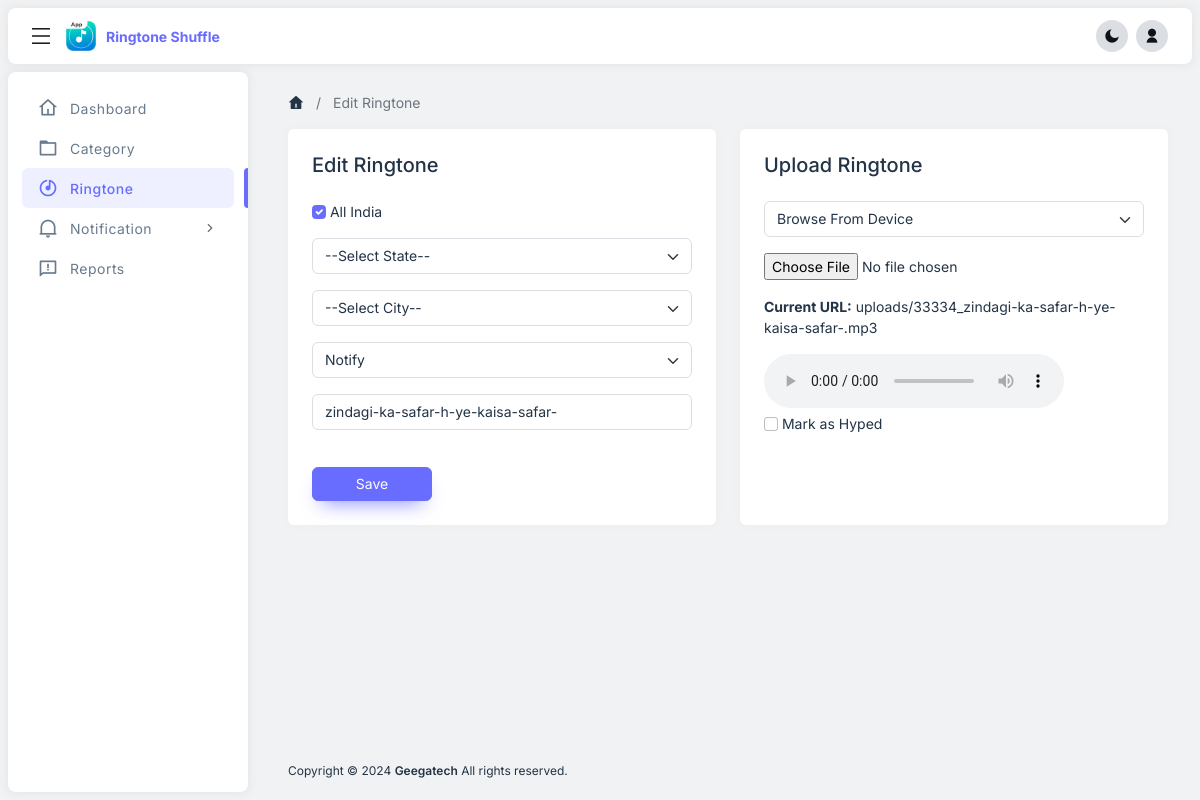
/create_ringtone.php?ringtone_id=24 (signed in), run on the app's committed database.
### tables this page shows
CREATE TABLE `tbl_ringtone` (
  `id` int(11) NOT NULL,
  `cat_id` int(11) NOT NULL,
  `state_id` int(11) DEFAULT NULL,
  `city_id` int(11) DEFAULT NULL,
  `user_id` int(11) NOT NULL,
  `ringtone_title` varchar(255) NOT NULL,
  `ringtone_url` text NOT NULL,
  `audio_type` varchar(255) NOT NULL,
  `rate_avg` int(11) NOT NULL DEFAULT 0,
  `total_rate` int(11) NOT NULL DEFAULT 0,
  `total_views` int(11) NOT NULL DEFAULT 0,
  `total_download` int(11) NOT NULL DEFAULT 0,
  `is_hyped` tinyint(4) DEFAULT 0,
  `is_all` tinyint(4) NOT NULL DEFAULT 0,
  `play_times` int(11) DEFAULT NULL,
  `active` int(1) NOT NULL DEFAULT 1,
  `status` int(1) NOT NULL DEFAULT 1,
  `created_at` datetime DEFAULT current_timestamp(),
  `updated_at` datetime DEFAULT current_timestamp() ON UPDATE current_timestamp()
);

### create_ringtone.php (the view, shortened to what this page needs)
<?php
    $page_title=(isset($_GET['ringtone_id'])) ? 'Edit Ringtone' : 'Create Ringtone';
    include("includes/header.php");
    $page_save=(isset($_GET['ringtone_id'])) ? 'Save' : 'Create';
    if(isset($_GET['ringtone_id'])){
        $qry="SELECT * FROM tbl_ringtone where id='".$_GET['ringtone_id']."'";
        $result=mysqli_query($mysqli,$qry);
        $row=mysqli_fetch_assoc($result);
    }
?>
<main id="nsofts_main">
    <div class="nsofts-container">
        <nav aria-label="breadcrumb">
            <ol class="breadcrumb align-items-center">
                <li class="breadcrumb-item d-inline-flex"><a href="dashboard.php"><i class="ri-home-4-fill"></i></a></li>
                <li class="breadcrumb-item d-inline-flex active" aria-current="page"><?php echo (isset($page_title)) ? $page_title : "" ?></li>
            </ol>
        </nav>
        <form action="" name="addeditaudio" method="POST" enctype="multipart/form-data">
            <div class="row g-4">
                <div class="col-lg-6">
                    <div class="card h-100">
                        <div class="card-body p-4">
                            <h5 class="mb-4"><?=$page_title ?></h5>
                            <div class="mb-3">
                                <input type="checkbox" name="is_all" id="is_all" class="form-check-input" <?php if(isset($row['is_all']) && $row['is_all'] == 1) { echo 'checked'; } ?>>
                                <label for="is_all">All India</label>
                            </div>
                            <div class="mb-3">
                            </div>
                            <div class="mb-3">
                            </div>
                            <div class="mb-3">
                            </div>
                            <div class="mb-3">
                                <input type="text" name="ringtone_title" id="ringtone_title" class="form-control" value="<?php if(isset($_GET['ringtone_id'])){echo $row['ringtone_title'];}?>" placeholder="Enter Ringtone title" required>
                            </div>
                            <button type="submit" name="submit" class="btn btn-primary" style="min-width: 120px;"><?=$page_save?></button>
                        </div>
                    </div>
                </div>
                <div class="col-lg-6">
                    <div class="card h-100">
                        <div class="card-body p-4">
                            <h5 class="mb-4">Upload Ringtone</h5>
                            <div class="mb-3">
                            </div>
                            <div class="mb-3" id="audio_local_display" <?php if(isset($_GET['ringtone_id'])){ ?> <?php if($row['audio_type']!='local'){?>style="display:none;"<?php }?> <?php } else { ?>  style="display:none;" <?php } ?>>
                                <input type="file" class="form-control-file" name="audio_local" accept=".mp3" onchange="fileValidationAudio()" id="audio_local" >
                            </div>
                            <?php if(isset($_GET['ringtone_id'])){ ?>
                                <?php
                                $file_path = null;
                                  $audio_file=$row['ringtone_url'];
                                  if($row['audio_type']=='local'){
                                    $audio_file=$file_path.'uploads/'.basename($row['ringtone_url']);
                                  }
                                  ?>
                            <?php } else { ?>
                                <?php $audio_file=""; ?>
                            <?php } ?>
                            <div id="audio_player" class="nemosofts-player" <?php if(isset($_GET['ringtone_id'])){ ?> <?php if($row['audio_type']!='local'){?>style="display:none;"<?php }?> <?php } else { ?>  style="display:none;" <?php } ?>>
                                <p><strong>Current URL:</strong> <?=$audio_file?></p>
                                <audio id="audio" controls src="<?=$audio_file?>"></audio>
                            </div>
                            <div class="mb-3">
                                <input type="checkbox" name="is_hyped" id="is_hyped" class="form-check-input"> <?php if(isset($row['is_hyped']) && $row['is_hyped'] == 1) { echo 'checked'; } ?>
                                <label for="is_hyped">Mark as Hyped</label>
                            </div>
                        </div>
                    </div>
                </div>
            </div>
        </form>
    </div>
</main>
<?php include("includes/footer.php");?>

### assets/css/styles.css (style rules this page uses)
:root { --ns-white: #ffffff; --ns-gray-10: #f1f2f3; --ns-gray-20: #dbdfe3; --ns-gray-30: #8592a3; --ns-gray-40: #233446; --ns-gray-100: #717273; --ns-gray-200: #636567; --ns-gray-300: #515355; --ns-gray-400: #454749; --ns-gray-500: #3a3c3e; --ns-gray-600: #202326; --ns-gray-700: #101316; --ns-primary: #686cff; --ns-secondary: var(--ns-gray-30); --ns-success: #71dd39; --ns-danger: #ff3e1d; --ns-warning: #ffab00; --ns-info: #03c2ec; --ns-dark: var(--ns-gray-40); --ns-primary-rgb: 104 108 255; --ns-secondary-rgb: 133 146 163; --ns-success-rgb: 113 221 57; --ns-danger-rgb: 255 62 29; --ns-warning-rgb: 255 171 0; --ns-info-rgb: 3 194 236; --ns-dark-rgb: 35 52 70; --ns-body-font-family: 'Inter', sans-serif; --ns-body-font-size: 14px; --ns-body-bg: var(--ns-gray-10); --ns-body-color: var(--ns-gray-40); --ns-layout-gutter: 8px; --ns-header-min-height: 56px; --ns-sidebar-width: 240px; --ns-main-padding-y: 48px; --ns-container-max-width: 1280px; --ns-bg-opacity: 1; }
body { font-family: var(--ns-body-font-family); font-size: var(--ns-body-font-size); background-color: var(--ns-body-bg); color: var(--ns-body-color); }
body:before { content: ''; position: fixed; top: 0; left: 0; width: 100%; height: 40px; background-color: rgb(255 255 255 / 5%); z-index: 1; backdrop-filter: blur(8px); }
h1, h2, h3, h4, h5, h6 { color: var(--dark-theme-bg); }
a { outline: none; color: var(--ns-primary); }
[class^="ri-"], [class*="ri-"] { line-height: 1; font-size: 16px; }
.btn { font-size: var(--ns-body-font-size); line-height: 20px; background-color: var(--ns-btn-bg); border-color: var(--ns-btn-border-color); color: var(--ns-btn-color); }
.btn-primary { --ns-btn-color: #fff; --ns-btn-bg: var(--ns-primary); --ns-btn-border-color: var(--ns-primary); --ns-btn-hover-color: #fff; --ns-btn-hover-bg: #686cff; --ns-btn-hover-border-color: #686cff; --ns-btn-active-color: #fff; --ns-btn-active-bg: #686cff; --ns-btn-active-border-color: #686cff; --ns-btn-disabled-color: #fff; --ns-btn-disabled-bg: var(--ns-primary); --ns-btn-disabled-border-color: var(--ns-primary); box-shadow: 0 10px 20px -10px #686cff; -webkit-box-shadow: 0 10px 20px -10px #686cff; }
.breadcrumb a { color: inherit; text-decoration: none; line-height: 1; display: inline-flex; }
.breadcrumb-item + .breadcrumb-item { padding-left: 12px; }
.breadcrumb-item + .breadcrumb-item::before { padding-right: 12px; }
.card { border: none; -webkit-box-shadow: 0px 0px 10px 2px rgba(0,0,0,0.02); box-shadow: 0px 0px 10px 2px rgba(0,0,0,0.02); }
.form-control, .form-select { font-size: 14px; padding-top: 8px; padding-bottom: 8px; line-height: 18px; color: var(--ns-body-color); border-color: var(--ns-gray-20); }
.form-check-input:checked { background-color: var(--ns-primary) !important; border-color: var(--ns-primary); }
#nsofts_main, #nsofts_footer { padding: var(--ns-layout-gutter); -webkit-transition: all 0.35s; transition: all 0.35s; }
#nsofts_main { margin-top: calc(var(--ns-header-min-height) + (var(--ns-layout-gutter) * 2)); min-height: calc(100vh - (var(--ns-header-min-height) + (var(--ns-layout-gutter) * 4) + 66px)); }
.nsofts-container { width: 100%; max-width: var(--ns-container-max-width); margin-left: auto; margin-right: auto; }
@media (min-width: 1200px) { #nsofts_main, #nsofts_footer { padding-left: 32px; padding-right: 32px; margin-left: calc(var(--ns-sidebar-width) + (var(--ns-layout-gutter) * 2)); } }
@media (min-width: 1200px) { #nsofts_main { margin-top: calc(var(--ns-header-min-height) + (var(--ns-layout-gutter) * 3.5)); } }

### data on the page
tbl_ringtone: is_all "☑", ringtone_title "zindagi-ka-safar-h-ye-kaisa-safar-", ringtone_url "uploads/33334_zindagi-ka-safar-h-ye-kaisa-safar-.mp3"

### other printed values
APP_NAME "Ringtone Shuffle"
$page_title "Edit Ringtone"
$page_save "Save"
